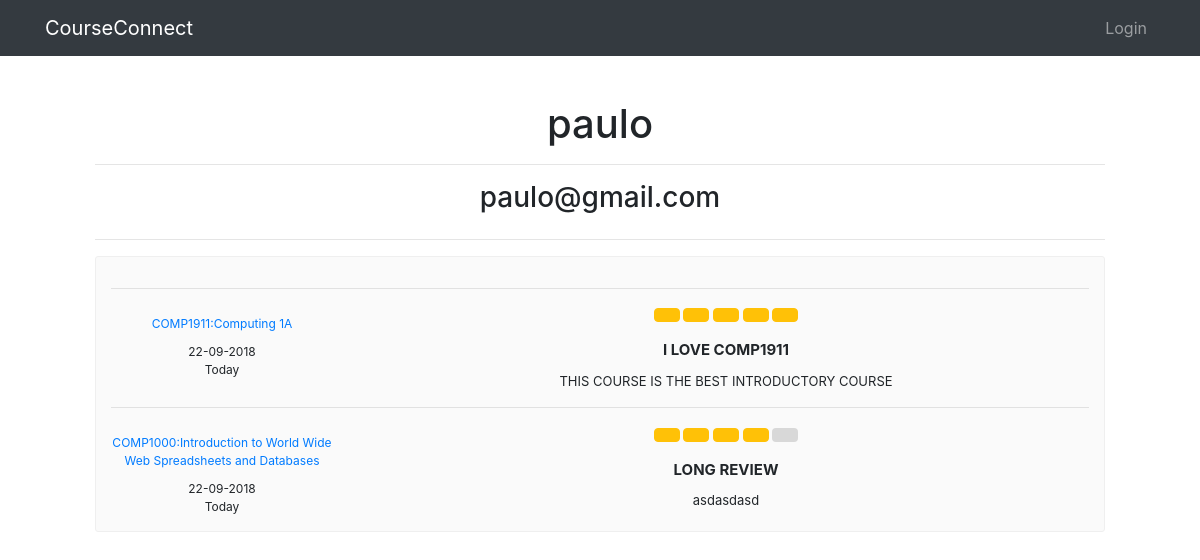
The app's page /profile/1 with its own data.
### dan/models.py (models this page shows, shortened)
class User(UserMixin, db.Model):
    __tablename__ = "user"
    id = db.Column(db.Integer, primary_key=True)
    username = db.Column(db.String(128), nullable=False, unique=True)
    email = db.Column(db.String(128), nullable=False, unique=True)
    password_hash = db.Column(db.String(128))
    reviews = db.relationship('CourseReview', backref='user', lazy=True)

class CourseReview(db.Model):
    __tablename__ = "coursereview"
    id = db.Column(db.Integer, primary_key=True)
    course_id = db.Column(db.Integer, db.ForeignKey('course.id'))
    user_id = db.Column(db.Integer, db.ForeignKey('user.id'))
    title = db.Column(db.String(128))
    review = db.Column(db.String(128))
    rating = db.Column(db.Integer)
    date = db.Column(db.DateTime, nullable=True)
    user_grade = db.Column(db.Integer)

class Course(db.Model):
    __tablename__ = "course"
    id = db.Column(db.Integer, primary_key=True)
    name = db.Column(db.String(64), nullable=False, unique=False)
    code = db.Column(db.String(16), nullable=False, unique=True)
    rating = db.Column(db.Integer)
    reviews = db.relationship('CourseReview', backref='course', lazy=True)

### dan/views.py (the view)
@app.route('/profile/<int:user_id>', methods=['GET', 'POST'])
def profile_user(user_id):
    user = User.query.get(user_id)
    return render_template('profile.html', user=user)

### dan/templates/profile.html (shortened to what this page needs)
{% extends "layout.html" %}
{% block content %}
    <h1>{{ user.username }}</h1>
    <hr>
    <h3>{{ user.email }}</h3>
    <div class="row">
        <div class="col-sm-12">
            <hr/>
            <div class="review-block">
                {% for review in user.reviews %}
                <hr/>
                <div class="row">
                    <div class="col-sm-3">
                        <div class="review-block-name"><a href="#">{{review.course.code}}:{{review.course.name}}</a></div>
                        <div class="review-block-date">{{review.date.strftime("%d-%m-%Y")}}<br/>Today</div>
                    </div>
                    <div class="col-sm-9">
                        <div class="review-block-rate">
                            {% for i in range(review.course.rating|int) %}
                            <button type="button" class="btn btn-warning btn-xs" aria-label="Left Align">
                            </button>
                            {% endfor %}
                            {% for i in range(5-review.course.rating|int) %}
                            <button type="button" class="btn btn-default btn-grey btn-xs" aria-label="Left Align">
                            </button>
                            {% endfor %}
                        </div>
                        <div class="review-block-title">{{review.title}}</div>
                        <div id="w74" class="review-block-description">{{review.review}}</div>
                    </div>
                </div>
                {% endfor %}
            </div>
        </div>
    </div>
{% endblock %}

### dan/static/css/main.css (style rules this page uses)
:root { --input-padding-x: 0.75rem; --input-padding-y: 0.75rem; }
#w74 { word-wrap: break-word; }

### dan/static/css/card.css (style rules this page uses)
html { background-image: linear-gradient(to bottom right, white, #9f9f9f); height: 100%; }
body { text-align: center; padding: 5rem; }

### dan/static/css/review.css (style rules this page uses)
body { padding-top: 70px; }
.btn-grey { background-color:#D8D8D8; color:#FFF; }
.review-block { background-color:#FAFAFA; border:1px solid #EFEFEF; padding:15px; border-radius:3px; margin-bottom:15px; }
.review-block-name { font-size:12px; margin:10px 0; }
.review-block-date { font-size:12px; }
.review-block-rate { font-size:13px; margin-bottom:15px; }
.review-block-title { font-size:15px; font-weight:700; margin-bottom:10px; }
.review-block-description { font-size:13px; }

### records on screen
User: username "paulo", email "paulo@gmail.com"
CourseReview: course.code "COMP1911", course.name "Computing 1A", date "22-09-2018", title "I LOVE COMP1911", review "THIS COURSE IS THE BEST INTRODUCTORY COURSE"
CourseReview: course.code "COMP1000", course.name "Introduction to World Wide Web Spreadsheets and Databases", date "22-09-2018", title "LONG REVIEW", review "asdasdasd"
